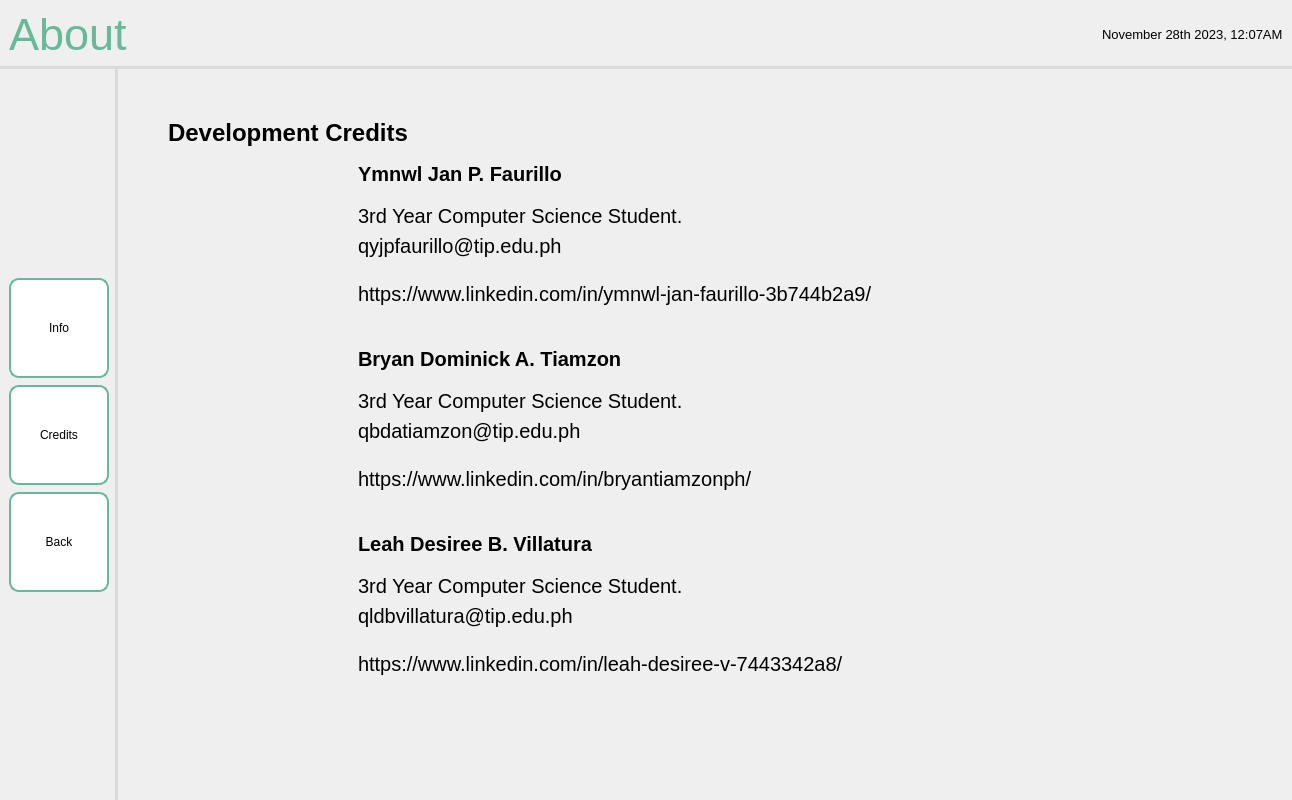
<?xml version="1.0" encoding="UTF-8"?>
<ui version="4.0">
 <class>MainWindow</class>
 <widget class="QMainWindow" name="MainWindow">
  <property name="geometry">
   <rect>
    <x>0</x>
    <y>0</y>
    <width>1292</width>
    <height>800</height>
   </rect>
  </property>
  <property name="windowTitle">
   <string>MainWindow</string>
  </property>
  <widget class="QWidget" name="centralwidget">
   <layout class="QHBoxLayout" name="horizontalLayout">
    <property name="leftMargin">
     <number>0</number>
    </property>
    <property name="topMargin">
     <number>0</number>
    </property>
    <property name="rightMargin">
     <number>0</number>
    </property>
    <property name="bottomMargin">
     <number>0</number>
    </property>
    <item>
     <widget class="QFrame" name="frame">
      <property name="sizePolicy">
       <sizepolicy hsizetype="Preferred" vsizetype="Preferred">
        <horstretch>0</horstretch>
        <verstretch>0</verstretch>
       </sizepolicy>
      </property>
      <property name="frameShape">
       <enum>QFrame::NoFrame</enum>
      </property>
      <property name="frameShadow">
       <enum>QFrame::Plain</enum>
      </property>
      <layout class="QGridLayout" name="gridLayout_2">
       <property name="leftMargin">
        <number>0</number>
       </property>
       <property name="topMargin">
        <number>0</number>
       </property>
       <property name="rightMargin">
        <number>0</number>
       </property>
       <property name="bottomMargin">
        <number>0</number>
       </property>
       <property name="spacing">
        <number>0</number>
       </property>
       <item row="1" column="0">
        <widget class="QWidget" name="navBar" native="true">
         <property name="sizePolicy">
          <sizepolicy hsizetype="Fixed" vsizetype="Preferred">
           <horstretch>0</horstretch>
           <verstretch>0</verstretch>
          </sizepolicy>
         </property>
         <property name="styleSheet">
          <string notr="true">QWidget {
    border-right: 3px solid #D8DBD9;
}
</string>
         </property>
         <layout class="QVBoxLayout" name="verticalLayout_7">
          <property name="spacing">
           <number>7</number>
          </property>
          <item>
           <spacer name="verticalSpacer_4">
            <property name="orientation">
             <enum>Qt::Vertical</enum>
            </property>
            <property name="sizeHint" stdset="0">
             <size>
              <width>20</width>
              <height>40</height>
             </size>
            </property>
           </spacer>
          </item>
          <item>
           <widget class="QPushButton" name="editUserButton">
            <property name="minimumSize">
             <size>
              <width>100</width>
              <height>100</height>
             </size>
            </property>
            <property name="maximumSize">
             <size>
              <width>100</width>
              <height>100</height>
             </size>
            </property>
            <property name="layoutDirection">
             <enum>Qt::LeftToRight</enum>
            </property>
            <property name="styleSheet">
             <string notr="true">QPushButton {
    background-color: white;
    border: 2px solid #67B99A;
    color: black;
    padding: 8px 16px;
    border-radius: 10px;
}

QPushButton:hover {
    border: 2px solid #4D926D;
}

QPushButton:pressed {
	background-color: #F0F0F0;
	border: 2px solid #265C42;
}</string>
            </property>
            <property name="text">
             <string>Info</string>
            </property>
            <property name="autoRepeat">
             <bool>false</bool>
            </property>
            <property name="autoExclusive">
             <bool>false</bool>
            </property>
           </widget>
          </item>
          <item>
           <widget class="QPushButton" name="pushButton">
            <property name="minimumSize">
             <size>
              <width>100</width>
              <height>100</height>
             </size>
            </property>
            <property name="maximumSize">
             <size>
              <width>100</width>
              <height>100</height>
             </size>
            </property>
            <property name="styleSheet">
             <string notr="true">QPushButton {
    background-color: white;
    border: 2px solid #67B99A;
    color: black;
    padding: 8px 16px;
    border-radius: 10px;
}

QPushButton:hover {
    border: 2px solid #4D926D;
}

QPushButton:pressed {
	background-color: #F0F0F0;
	border: 2px solid #265C42;
}</string>
            </property>
            <property name="text">
             <string>Credits</string>
            </property>
           </widget>
          </item>
          <item>
           <widget class="QPushButton" name="backButton">
            <property name="sizePolicy">
             <sizepolicy hsizetype="Fixed" vsizetype="Fixed">
              <horstretch>0</horstretch>
              <verstretch>0</verstretch>
             </sizepolicy>
            </property>
            <property name="minimumSize">
             <size>
              <width>100</width>
              <height>100</height>
             </size>
            </property>
            <property name="maximumSize">
             <size>
              <width>100</width>
              <height>100</height>
             </size>
            </property>
            <property name="font">
             <font>
              <pointsize>9</pointsize>
             </font>
            </property>
            <property name="styleSheet">
             <string notr="true">QPushButton {
    background-color: white;
    border: 2px solid #67B99A;
    color: black;
    padding: 8px 16px;
    border-radius: 10px;
}

QPushButton:hover {
    border: 2px solid #4D926D;
}

QPushButton:pressed {
	background-color: #F0F0F0;
	border: 2px solid #265C42;
}</string>
            </property>
            <property name="text">
             <string>Back</string>
            </property>
            <property name="autoRepeat">
             <bool>false</bool>
            </property>
           </widget>
          </item>
          <item>
           <spacer name="verticalSpacer_5">
            <property name="orientation">
             <enum>Qt::Vertical</enum>
            </property>
            <property name="sizeHint" stdset="0">
             <size>
              <width>20</width>
              <height>40</height>
             </size>
            </property>
           </spacer>
          </item>
         </layout>
        </widget>
       </item>
       <item row="0" column="0" colspan="2">
        <widget class="QWidget" name="header" native="true">
         <property name="styleSheet">
          <string notr="true">QWidget {
    border-bottom: 3px solid #D8DBD9; 
}
</string>
         </property>
         <layout class="QHBoxLayout" name="horizontalLayout_13">
          <item>
           <widget class="QLabel" name="titleLabel">
            <property name="font">
             <font>
              <pointsize>-1</pointsize>
             </font>
            </property>
            <property name="layoutDirection">
             <enum>Qt::LeftToRight</enum>
            </property>
            <property name="styleSheet">
             <string notr="true">QLabel {
    color: #67B99A;
    font-size: 45px;
}</string>
            </property>
            <property name="text">
             <string>About</string>
            </property>
            <property name="scaledContents">
             <bool>false</bool>
            </property>
           </widget>
          </item>
          <item>
           <spacer name="horizontalSpacer_2">
            <property name="orientation">
             <enum>Qt::Horizontal</enum>
            </property>
            <property name="sizeHint" stdset="0">
             <size>
              <width>40</width>
              <height>20</height>
             </size>
            </property>
           </spacer>
          </item>
          <item>
           <widget class="QLabel" name="sysTimeDate">
            <property name="font">
             <font>
              <pointsize>10</pointsize>
             </font>
            </property>
            <property name="styleSheet">
             <string notr="true">QLabel {
    color: black;
}</string>
            </property>
            <property name="text">
             <string>November 28th 2023, 12:07AM</string>
            </property>
           </widget>
          </item>
         </layout>
        </widget>
       </item>
       <item row="1" column="1">
        <widget class="QWidget" name="mainContent" native="true">
         <layout class="QVBoxLayout" name="verticalLayout_8">
          <property name="leftMargin">
           <number>50</number>
          </property>
          <property name="topMargin">
           <number>50</number>
          </property>
          <property name="rightMargin">
           <number>50</number>
          </property>
          <property name="bottomMargin">
           <number>50</number>
          </property>
          <item>
           <widget class="QLabel" name="label">
            <property name="font">
             <font>
              <pointsize>18</pointsize>
              <bold>true</bold>
             </font>
            </property>
            <property name="text">
             <string>Development Credits</string>
            </property>
           </widget>
          </item>
          <item>
           <widget class="QWidget" name="layoutContainer" native="true">
            <layout class="QFormLayout" name="formLayout">
             <property name="verticalSpacing">
              <number>35</number>
             </property>
             <item row="0" column="0">
              <widget class="QLabel" name="label_3">
               <property name="minimumSize">
                <size>
                 <width>150</width>
                 <height>150</height>
                </size>
               </property>
               <property name="maximumSize">
                <size>
                 <width>150</width>
                 <height>150</height>
                </size>
               </property>
               <property name="text">
                <string/>
               </property>
               <property name="pixmap">
                <pixmap>../../../assets/Dev Credits/devCredits_ymnwl.jpg</pixmap>
               </property>
               <property name="scaledContents">
                <bool>true</bool>
               </property>
              </widget>
             </item>
             <item row="0" column="1">
              <widget class="QWidget" name="widget" native="true">
               <property name="font">
                <font>
                 <pointsize>13</pointsize>
                </font>
               </property>
               <layout class="QVBoxLayout" name="verticalLayout">
                <property name="leftMargin">
                 <number>25</number>
                </property>
                <property name="topMargin">
                 <number>0</number>
                </property>
                <property name="rightMargin">
                 <number>0</number>
                </property>
                <property name="bottomMargin">
                 <number>0</number>
                </property>
                <item>
                 <widget class="QLabel" name="label_6">
                  <property name="sizePolicy">
                   <sizepolicy hsizetype="Fixed" vsizetype="Fixed">
                    <horstretch>0</horstretch>
                    <verstretch>0</verstretch>
                   </sizepolicy>
                  </property>
                  <property name="font">
                   <font>
                    <pointsize>15</pointsize>
                    <bold>true</bold>
                   </font>
                  </property>
                  <property name="text">
                   <string>Ymnwl Jan P. Faurillo</string>
                  </property>
                  <property name="alignment">
                   <set>Qt::AlignLeading|Qt::AlignLeft|Qt::AlignTop</set>
                  </property>
                 </widget>
                </item>
                <item>
                 <widget class="QLabel" name="label_8">
                  <property name="font">
                   <font>
                    <pointsize>15</pointsize>
                   </font>
                  </property>
                  <property name="text">
                   <string>3rd Year Computer Science Student.</string>
                  </property>
                  <property name="textFormat">
                   <enum>Qt::AutoText</enum>
                  </property>
                  <property name="alignment">
                   <set>Qt::AlignBottom|Qt::AlignLeading|Qt::AlignLeft</set>
                  </property>
                  <property name="wordWrap">
                   <bool>false</bool>
                  </property>
                  <property name="openExternalLinks">
                   <bool>false</bool>
                  </property>
                 </widget>
                </item>
                <item>
                 <widget class="QLabel" name="label_11">
                  <property name="font">
                   <font>
                    <pointsize>15</pointsize>
                   </font>
                  </property>
                  <property name="text">
                   <string>qyjpfaurillo@tip.edu.ph</string>
                  </property>
                  <property name="alignment">
                   <set>Qt::AlignLeading|Qt::AlignLeft|Qt::AlignTop</set>
                  </property>
                 </widget>
                </item>
                <item>
                 <widget class="QLabel" name="label_16">
                  <property name="font">
                   <font>
                    <pointsize>15</pointsize>
                   </font>
                  </property>
                  <property name="text">
                   <string>https://www.linkedin.com/in/ymnwl-jan-faurillo-3b744b2a9/</string>
                  </property>
                 </widget>
                </item>
               </layout>
              </widget>
             </item>
             <item row="1" column="0">
              <widget class="QLabel" name="label_4">
               <property name="minimumSize">
                <size>
                 <width>150</width>
                 <height>150</height>
                </size>
               </property>
               <property name="maximumSize">
                <size>
                 <width>150</width>
                 <height>150</height>
                </size>
               </property>
               <property name="text">
                <string/>
               </property>
               <property name="pixmap">
                <pixmap>../../../assets/Dev Credits/devCredits_bryan.png</pixmap>
               </property>
               <property name="scaledContents">
                <bool>true</bool>
               </property>
              </widget>
             </item>
             <item row="1" column="1">
              <widget class="QWidget" name="widget_3" native="true">
               <property name="font">
                <font>
                 <pointsize>13</pointsize>
                </font>
               </property>
               <layout class="QVBoxLayout" name="verticalLayout_3">
                <property name="leftMargin">
                 <number>25</number>
                </property>
                <property name="topMargin">
                 <number>0</number>
                </property>
                <property name="rightMargin">
                 <number>0</number>
                </property>
                <property name="bottomMargin">
                 <number>0</number>
                </property>
                <item>
                 <widget class="QLabel" name="label_7">
                  <property name="sizePolicy">
                   <sizepolicy hsizetype="Fixed" vsizetype="Fixed">
                    <horstretch>0</horstretch>
                    <verstretch>0</verstretch>
                   </sizepolicy>
                  </property>
                  <property name="font">
                   <font>
                    <pointsize>15</pointsize>
                    <bold>true</bold>
                   </font>
                  </property>
                  <property name="text">
                   <string>Bryan Dominick A. Tiamzon</string>
                  </property>
                  <property name="alignment">
                   <set>Qt::AlignLeading|Qt::AlignLeft|Qt::AlignTop</set>
                  </property>
                 </widget>
                </item>
                <item>
                 <widget class="QLabel" name="label_10">
                  <property name="font">
                   <font>
                    <pointsize>15</pointsize>
                   </font>
                  </property>
                  <property name="text">
                   <string>3rd Year Computer Science Student.</string>
                  </property>
                  <property name="textFormat">
                   <enum>Qt::AutoText</enum>
                  </property>
                  <property name="alignment">
                   <set>Qt::AlignBottom|Qt::AlignLeading|Qt::AlignLeft</set>
                  </property>
                  <property name="wordWrap">
                   <bool>false</bool>
                  </property>
                  <property name="openExternalLinks">
                   <bool>false</bool>
                  </property>
                 </widget>
                </item>
                <item>
                 <widget class="QLabel" name="label_12">
                  <property name="font">
                   <font>
                    <pointsize>15</pointsize>
                   </font>
                  </property>
                  <property name="text">
                   <string>qbdatiamzon@tip.edu.ph</string>
                  </property>
                  <property name="alignment">
                   <set>Qt::AlignLeading|Qt::AlignLeft|Qt::AlignTop</set>
                  </property>
                 </widget>
                </item>
                <item>
                 <widget class="QLabel" name="label_17">
                  <property name="font">
                   <font>
                    <pointsize>15</pointsize>
                   </font>
                  </property>
                  <property name="text">
                   <string>https://www.linkedin.com/in/bryantiamzonph/</string>
                  </property>
                 </widget>
                </item>
               </layout>
              </widget>
             </item>
             <item row="2" column="0">
              <widget class="QLabel" name="label_2">
               <property name="minimumSize">
                <size>
                 <width>150</width>
                 <height>150</height>
                </size>
               </property>
               <property name="maximumSize">
                <size>
                 <width>150</width>
                 <height>150</height>
                </size>
               </property>
               <property name="text">
                <string/>
               </property>
               <property name="pixmap">
                <pixmap>../../../assets/Dev Credits/devCredits_VIllatura.jpg</pixmap>
               </property>
               <property name="scaledContents">
                <bool>true</bool>
               </property>
              </widget>
             </item>
             <item row="2" column="1">
              <widget class="QWidget" name="widget_2" native="true">
               <property name="font">
                <font>
                 <pointsize>13</pointsize>
                </font>
               </property>
               <layout class="QVBoxLayout" name="verticalLayout_2">
                <property name="leftMargin">
                 <number>25</number>
                </property>
                <property name="topMargin">
                 <number>0</number>
                </property>
                <property name="rightMargin">
                 <number>0</number>
                </property>
                <property name="bottomMargin">
                 <number>0</number>
                </property>
                <item>
                 <widget class="QLabel" name="label_9">
                  <property name="sizePolicy">
                   <sizepolicy hsizetype="Fixed" vsizetype="Fixed">
                    <horstretch>0</horstretch>
                    <verstretch>0</verstretch>
                   </sizepolicy>
                  </property>
                  <property name="font">
                   <font>
                    <pointsize>15</pointsize>
                    <bold>true</bold>
                   </font>
                  </property>
                  <property name="text">
                   <string>Leah Desiree B. Villatura</string>
                  </property>
                  <property name="alignment">
                   <set>Qt::AlignLeading|Qt::AlignLeft|Qt::AlignTop</set>
                  </property>
                 </widget>
                </item>
                <item>
                 <widget class="QLabel" name="label_13">
                  <property name="font">
                   <font>
                    <pointsize>15</pointsize>
                   </font>
                  </property>
                  <property name="text">
                   <string>3rd Year Computer Science Student.</string>
                  </property>
                  <property name="textFormat">
                   <enum>Qt::AutoText</enum>
                  </property>
                  <property name="alignment">
                   <set>Qt::AlignBottom|Qt::AlignLeading|Qt::AlignLeft</set>
                  </property>
                  <property name="wordWrap">
                   <bool>false</bool>
                  </property>
                  <property name="openExternalLinks">
                   <bool>false</bool>
                  </property>
                 </widget>
                </item>
                <item>
                 <widget class="QLabel" name="label_14">
                  <property name="font">
                   <font>
                    <pointsize>15</pointsize>
                   </font>
                  </property>
                  <property name="text">
                   <string>qldbvillatura@tip.edu.ph</string>
                  </property>
                  <property name="alignment">
                   <set>Qt::AlignLeading|Qt::AlignLeft|Qt::AlignTop</set>
                  </property>
                 </widget>
                </item>
                <item>
                 <widget class="QLabel" name="label_18">
                  <property name="font">
                   <font>
                    <pointsize>15</pointsize>
                   </font>
                  </property>
                  <property name="text">
                   <string>https://www.linkedin.com/in/leah-desiree-v-7443342a8/</string>
                  </property>
                 </widget>
                </item>
               </layout>
              </widget>
             </item>
            </layout>
           </widget>
          </item>
          <item>
           <spacer name="verticalSpacer">
            <property name="orientation">
             <enum>Qt::Vertical</enum>
            </property>
            <property name="sizeHint" stdset="0">
             <size>
              <width>20</width>
              <height>40</height>
             </size>
            </property>
           </spacer>
          </item>
         </layout>
        </widget>
       </item>
      </layout>
     </widget>
    </item>
   </layout>
  </widget>
 </widget>
 <resources>
  <include location="../../../assets/resourceFile.qrc"/>
  <include location="../../../assets/resourceFile.qrc"/>
 </resources>
 <connections/>
</ui>
